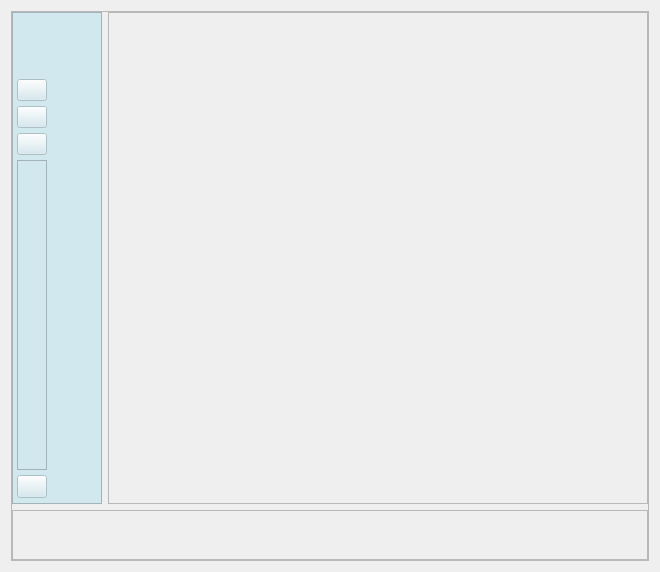
<?xml version="1.0" encoding="UTF-8"?>
<ui version="4.0">
 <class>Form</class>
 <widget class="QWidget" name="Form">
  <property name="windowModality">
   <enum>Qt::NonModal</enum>
  </property>
  <property name="enabled">
   <bool>false</bool>
  </property>
  <property name="geometry">
   <rect>
    <x>0</x>
    <y>0</y>
    <width>660</width>
    <height>572</height>
   </rect>
  </property>
  <property name="sizePolicy">
   <sizepolicy hsizetype="Fixed" vsizetype="Fixed">
    <horstretch>0</horstretch>
    <verstretch>0</verstretch>
   </sizepolicy>
  </property>
  <property name="cursor">
   <cursorShape>ArrowCursor</cursorShape>
  </property>
  <property name="windowTitle">
   <string>Form</string>
  </property>
  <layout class="QHBoxLayout" name="horizontalLayout">
   <item>
    <widget class="QFrame" name="frame">
     <property name="sizePolicy">
      <sizepolicy hsizetype="Expanding" vsizetype="Expanding">
       <horstretch>0</horstretch>
       <verstretch>0</verstretch>
      </sizepolicy>
     </property>
     <property name="frameShape">
      <enum>QFrame::StyledPanel</enum>
     </property>
     <property name="frameShadow">
      <enum>QFrame::Raised</enum>
     </property>
     <layout class="QGridLayout" name="gridLayout">
      <property name="sizeConstraint">
       <enum>QLayout::SetDefaultConstraint</enum>
      </property>
      <property name="leftMargin">
       <number>0</number>
      </property>
      <property name="topMargin">
       <number>0</number>
      </property>
      <property name="rightMargin">
       <number>0</number>
      </property>
      <property name="bottomMargin">
       <number>0</number>
      </property>
      <item row="0" column="0">
       <widget class="QFrame" name="frame_2">
        <property name="sizePolicy">
         <sizepolicy hsizetype="Expanding" vsizetype="Preferred">
          <horstretch>1</horstretch>
          <verstretch>0</verstretch>
         </sizepolicy>
        </property>
        <property name="maximumSize">
         <size>
          <width>600</width>
          <height>3600</height>
         </size>
        </property>
        <property name="layoutDirection">
         <enum>Qt::LeftToRight</enum>
        </property>
        <property name="styleSheet">
         <string notr="true">background-color: #d1e8ef
</string>
        </property>
        <property name="frameShape">
         <enum>QFrame::StyledPanel</enum>
        </property>
        <property name="frameShadow">
         <enum>QFrame::Raised</enum>
        </property>
        <property name="lineWidth">
         <number>1</number>
        </property>
        <layout class="QVBoxLayout" name="verticalLayout">
         <property name="spacing">
          <number>5</number>
         </property>
         <property name="leftMargin">
          <number>4</number>
         </property>
         <property name="topMargin">
          <number>5</number>
         </property>
         <property name="rightMargin">
          <number>4</number>
         </property>
         <property name="bottomMargin">
          <number>5</number>
         </property>
         <item>
          <widget class="QFrame" name="frame_5">
           <property name="minimumSize">
            <size>
             <width>0</width>
             <height>20</height>
            </size>
           </property>
           <property name="maximumSize">
            <size>
             <width>16777215</width>
             <height>35</height>
            </size>
           </property>
           <property name="frameShape">
            <enum>QFrame::NoFrame</enum>
           </property>
           <property name="frameShadow">
            <enum>QFrame::Raised</enum>
           </property>
           <property name="lineWidth">
            <number>0</number>
           </property>
          </widget>
         </item>
         <item>
          <widget class="QToolButton" name="toolButtonRightOpen">
           <property name="sizePolicy">
            <sizepolicy hsizetype="Fixed" vsizetype="Fixed">
             <horstretch>0</horstretch>
             <verstretch>0</verstretch>
            </sizepolicy>
           </property>
           <property name="layoutDirection">
            <enum>Qt::LeftToRight</enum>
           </property>
           <property name="styleSheet">
            <string notr="true">QToolButton{
	image: url(:/icon/icon/toggle-right.svg)
}
QToolButton {
    background: transparent;
    border: none;
    padding: 6;
}
</string>
           </property>
           <property name="text">
            <string/>
           </property>
           <property name="popupMode">
            <enum>QToolButton::DelayedPopup</enum>
           </property>
           <property name="toolButtonStyle">
            <enum>Qt::ToolButtonIconOnly</enum>
           </property>
           <property name="arrowType">
            <enum>Qt::NoArrow</enum>
           </property>
          </widget>
         </item>
         <item>
          <widget class="QPushButton" name="pushButton">
           <property name="sizePolicy">
            <sizepolicy hsizetype="Fixed" vsizetype="Fixed">
             <horstretch>0</horstretch>
             <verstretch>0</verstretch>
            </sizepolicy>
           </property>
           <property name="maximumSize">
            <size>
             <width>30</width>
             <height>30</height>
            </size>
           </property>
           <property name="text">
            <string/>
           </property>
          </widget>
         </item>
         <item>
          <widget class="QPushButton" name="pushButton_2">
           <property name="sizePolicy">
            <sizepolicy hsizetype="Fixed" vsizetype="Fixed">
             <horstretch>0</horstretch>
             <verstretch>0</verstretch>
            </sizepolicy>
           </property>
           <property name="maximumSize">
            <size>
             <width>30</width>
             <height>30</height>
            </size>
           </property>
           <property name="text">
            <string/>
           </property>
          </widget>
         </item>
         <item>
          <widget class="QPushButton" name="pushButton_3">
           <property name="maximumSize">
            <size>
             <width>30</width>
             <height>30</height>
            </size>
           </property>
           <property name="text">
            <string/>
           </property>
          </widget>
         </item>
         <item>
          <widget class="QScrollArea" name="scrollArea">
           <property name="maximumSize">
            <size>
             <width>30</width>
             <height>16777215</height>
            </size>
           </property>
           <property name="widgetResizable">
            <bool>true</bool>
           </property>
           <widget class="QWidget" name="scrollAreaWidgetContents">
            <property name="geometry">
             <rect>
              <x>0</x>
              <y>0</y>
              <width>28</width>
              <height>307</height>
             </rect>
            </property>
           </widget>
          </widget>
         </item>
         <item>
          <widget class="QToolButton" name="toolButtonSettings">
           <property name="maximumSize">
            <size>
             <width>30</width>
             <height>30</height>
            </size>
           </property>
           <property name="styleSheet">
            <string notr="true">QToolButton{
	image: url(:/icon/icon/setting.svg)
}</string>
           </property>
           <property name="text">
            <string/>
           </property>
          </widget>
         </item>
        </layout>
       </widget>
      </item>
      <item row="0" column="1">
       <widget class="QFrame" name="frame_3">
        <property name="sizePolicy">
         <sizepolicy hsizetype="Expanding" vsizetype="Preferred">
          <horstretch>6</horstretch>
          <verstretch>0</verstretch>
         </sizepolicy>
        </property>
        <property name="frameShape">
         <enum>QFrame::StyledPanel</enum>
        </property>
        <property name="frameShadow">
         <enum>QFrame::Raised</enum>
        </property>
        <property name="lineWidth">
         <number>1</number>
        </property>
       </widget>
      </item>
      <item row="1" column="0" colspan="2">
       <widget class="QFrame" name="frame_4">
        <property name="sizePolicy">
         <sizepolicy hsizetype="Preferred" vsizetype="Fixed">
          <horstretch>0</horstretch>
          <verstretch>0</verstretch>
         </sizepolicy>
        </property>
        <property name="minimumSize">
         <size>
          <width>0</width>
          <height>50</height>
         </size>
        </property>
        <property name="maximumSize">
         <size>
          <width>16777215</width>
          <height>350</height>
         </size>
        </property>
        <property name="frameShape">
         <enum>QFrame::StyledPanel</enum>
        </property>
        <property name="frameShadow">
         <enum>QFrame::Raised</enum>
        </property>
       </widget>
      </item>
     </layout>
    </widget>
   </item>
  </layout>
 </widget>
 <resources>
  <include location="../../resources/resources.qrc"/>
 </resources>
 <connections/>
</ui>
